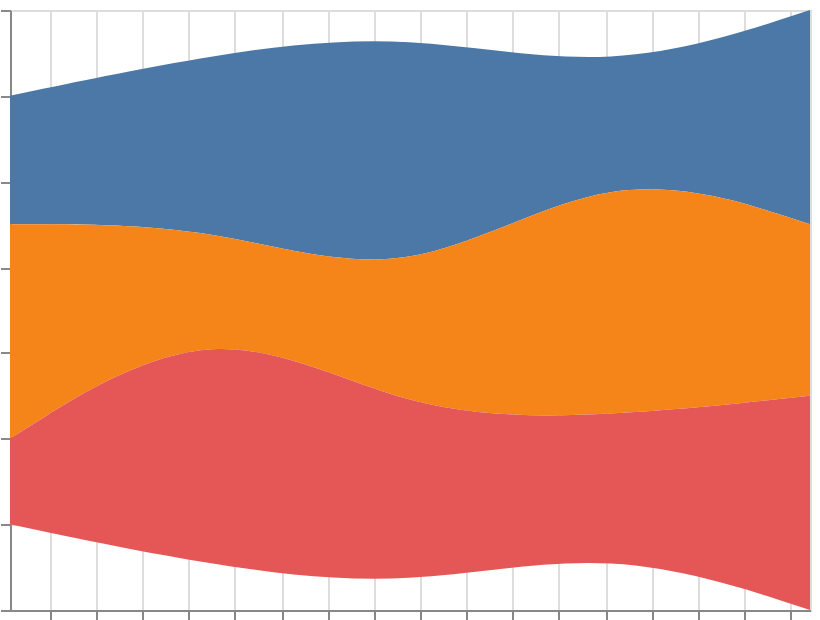

Vega-Lite specification for this chart:
### Vega-Lite specification from a JSON file in a GitHub repository (floating-point values rounded to 4 significant figures)
{"$schema": "https://vega.github.io/schema/vega-lite/v6.json", "width": 400, "height": 300, "padding": 5, "autosize": "none", "data": {"name": "table", "values": [{"date": "2024-01", "cat": "A", "val": 3}, {"date": "2024-01", "cat": "B", "val": 5}, {"date": "2024-01", "cat": "C", "val": 2}, {"date": "2024-02", "cat": "A", "val": 4}, {"date": "2024-02", "cat": "B", "val": 2}, {"date": "2024-02", "cat": "C", "val": 6}, {"date": "2024-03", "cat": "A", "val": 6}, {"date": "2024-03", "cat": "B", "val": 3}, {"date": "2024-03", "cat": "C", "val": 4}, {"date": "2024-04", "cat": "A", "val": 2}, {"date": "2024-04", "cat": "B", "val": 6}, {"date": "2024-04", "cat": "C", "val": 3}, {"date": "2024-05", "cat": "A", "val": 5}, {"date": "2024-05", "cat": "B", "val": 4}, {"date": "2024-05", "cat": "C", "val": 5}]}, "mark": {"type": "area", "interpolate": "basis"}, "encoding": {"x": {"field": "date", "type": "temporal"}, "y": {"field": "val", "type": "quantitative", "stack": "center"}, "color": {"field": "cat", "type": "nominal"}}}
